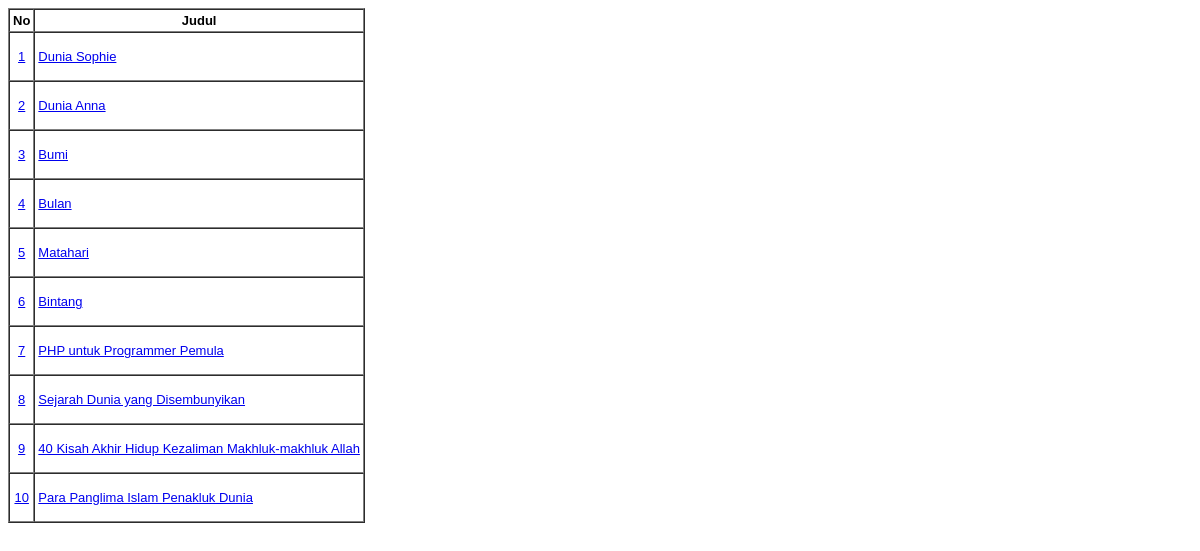
Screenshot of /latihan5c/index.php with the database file from the repository.
### tables this page shows
CREATE TABLE `buku` (
  `id` int(11) NOT NULL,
  `cover` varchar(64) NOT NULL,
  `judul` varchar(64) NOT NULL,
  `pengarang` varchar(64) NOT NULL,
  `penerbit` varchar(64) NOT NULL,
  `tahun_terbit` char(4) NOT NULL,
  `harga` varchar(64) NOT NULL
);

### latihan5c/php/functions.php (called while the page is built, shortened)
<?php
	function Koneksi(){
		$conn = mysqli_connect("localhost","root","")or die("Koneksi ke Database Gagal!");
		mysqli_select_db($conn, "tubes_193040053")or die("Database Salah!");
		return $conn;
	}
	function query($sql){
		$conn = koneksi();
		$result = mysqli_query($conn, "$sql");
		while ($row = mysqli_fetch_assoc($result)) {
			$rows[] = $row;
		}
		return $rows;
	}
?>

### latihan5c/index.php (the view, shortened to what this page needs)
<?php
	require 'php/functions.php';
	$buku = query("SELECT * FROM buku")
?>
<!DOCTYPE html>
<html lang="en">
<head>
    <link rel="stylesheet" href=" css/style.css">
</head>
<body>
<table border="1px" cellpadding ="3px" cellspacing="0">
    <tr>
        <div class="top">
        <td><b>No</b></td>
        <td><b>Judul</b></td>
        </div>
    </tr>
    <?php foreach ($buku as $b ) : ?>
    <tr>
        <td><a href="php/detail.php?id=<?= $b['id'] ?>">
            <?="$b[id]";?></td>
        <td><p><a href="php/detail.php?id=<?= $b['id'] ?>">
            <?="$b[judul]";?></a></p></td>
     </tr>
    <?php endforeach; ?>
</table>
</body>
</html>

### latihan5c/css/style.css (style rules this page uses)
p { text-align: left; }
body { font-family: arial; font-size: 13px; text-align: center; }

### rows the page displays
buku: id "1", judul "Dunia Sophie"
buku: id "2", judul "Dunia Anna"
buku: id "3", judul "Bumi"
buku: id "4", judul "Bulan"
buku: id "5", judul "Matahari"
buku: id "6", judul "Bintang"
buku: id "7", judul "PHP untuk Programmer Pemula"
buku: id "8", judul "Sejarah Dunia yang Disembunyikan"
buku: id "9", judul "40 Kisah Akhir Hidup Kezaliman Makhluk-makhluk Allah"
buku: id "10", judul "Para Panglima Islam Penakluk Dunia"
